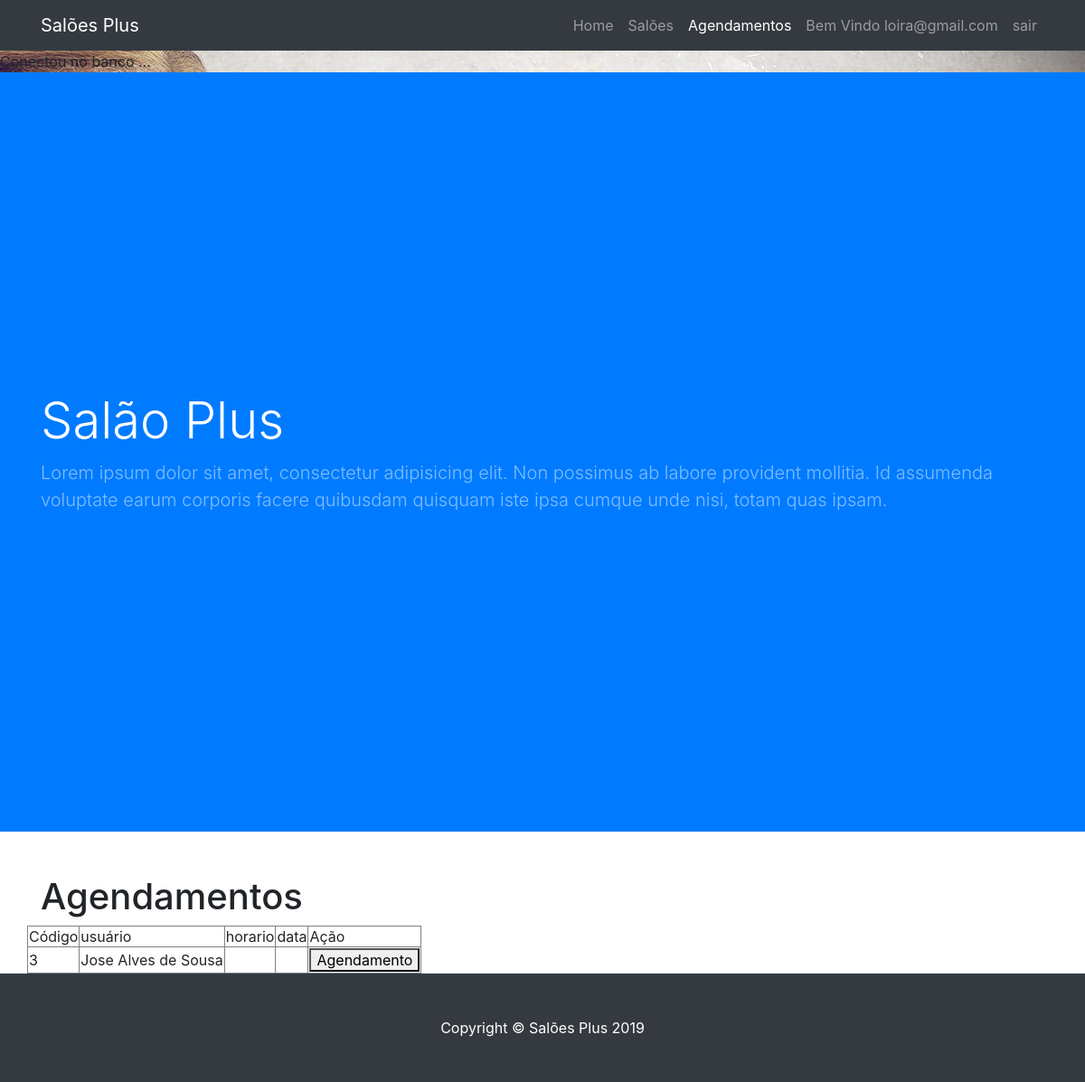
The page /src/pages/salao/AgendamentosSalao.php (signed in) on the database as committed earlier.
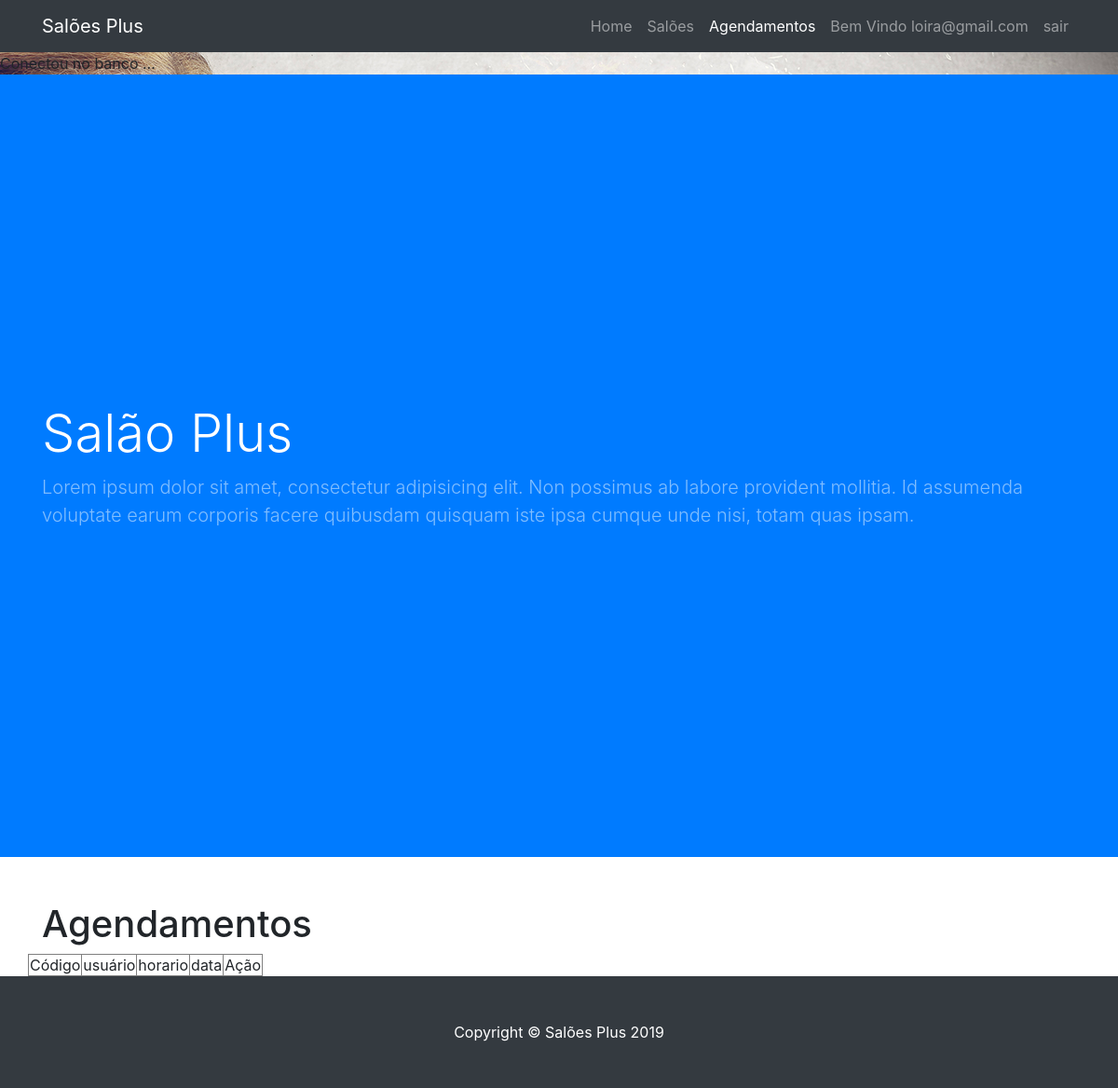
The same page on the database as committed later.
### tables this page shows
CREATE TABLE `clienteagendamento` (
  `codClienteAgendamento` int(11) NOT NULL,
  `codCliente` int(11) NOT NULL,
  `codSalao` int(11) NOT NULL,
  `codSalaoServico_fk` int(11) NOT NULL,
  `codSalaoFuncionamento_fk` int(11) NOT NULL,
  `codSalaoFormaPagamento_fk` int(11) NOT NULL,
  `dataAgendamento` date DEFAULT NULL,
  `horaAgendamento` time DEFAULT NULL
);

CREATE TABLE `cliente` (
  `codCliente` int(11) NOT NULL,
  `cpf` varchar(14) NOT NULL,
  `nome` varchar(30) NOT NULL,
  `dataNascimento` date NOT NULL,
  `contato` varchar(15) NOT NULL,
  `cidade` varchar(30) NOT NULL,
  `bairro` varchar(30) NOT NULL,
  `logradouro` varchar(30) NOT NULL,
  `email` varchar(30) NOT NULL,
  `senha` varchar(15) NOT NULL
);

### src/pages/salao/AgendamentosSalao.php (the view, shortened to what this page needs)
<?php
    require '../../classes/conexao.php';
$logado = $_SESSION['email'];
?>
<!DOCTYPE html>
<html lang="pt-br">
<head>
  <link href="../../../vendor/bootstrap/css/bootstrap.min.css" rel="stylesheet">
  <link href="../../Salao%20Plus/css/business-frontpage.css" rel="stylesheet">
  <link rel="stylesheet" href="../../../css/agendamentos.css">
</head>
<body>
  <nav class="navbar navbar-expand-lg navbar-dark bg-dark fixed-top">
    <div class="container">
      <a class="navbar-brand" href="../../../index.php">Salões Plus</a>
      <div class="collapse navbar-collapse" id="navbarResponsive">
        <ul class="navbar-nav ml-auto">
          <li class="nav-item" >
            <a class="nav-link" href="../../../index.html">Home
            </a>
          </li>
          <li class="nav-item">
            <a class="nav-link" href="../salao/salao.php">Salões</a>
          </li>
          <li class="nav-item active">
            <a class="nav-link" href="Agendamento.php">Agendamentos</a>
          </li>
          <li class="nav-item">
            <a class="nav-link" href="#">
             <?php
                echo "Bem Vindo $logado"
              ?></a>
          </li>
          <li class="nav-item">
            <a class="nav-link" href="../../classes/sair.php">sair</a>
          </li>
        </ul>
      </div>
    </div>
  </nav>
  <header class="bg-primary py-5 mb-5">
    <div class="container h-100">
      <div class="row h-100 align-items-center">
        <div class="col-lg-12">
          <h1 class="display-4 text-white mt-5 mb-2">Salão Plus</h1>
          <p class="lead mb-5 text-white-50">Lorem ipsum dolor sit amet, consectetur adipisicing elit. Non possimus ab labore provident mollitia. Id assumenda voluptate earum corporis facere quibusdam quisquam iste ipsa cumque unde nisi, totam quas ipsam.</p>
        </div>
      </div>
    </div>
  </header>
  <div class="container">
    <h1>Agendamentos</h1>
    <div class="row">
      <div class="resultado">
         <table border="1">
                <tr>
                  <td>Código</td>
                  <td>usuário</td>
                  <td>horario</td>
                  <td>data</td>
                  <td>Ação</td>
                </tr>
                <?php
                  $dado = $pdo->query("SELECT * FROM clienteagendamento
                    INNER JOIN cliente on cliente.codCliente = clienteagendamento.codCliente
                    INNER JOIN salao on salao.codSalao = clienteagendamento.codSalao where salao.email = '$logado'") ;
                  foreach ($dado as $row) {
                  ?>
                <tr>
                  <td><?php echo $row['codClienteAgendamento'];?></td>            <td><?php echo $row['nome'];?></td>
                  <td><?php echo $row['horaAgendamento']; ?></td>
                  <td><?php echo $row['dataAgendamento']; ?></td>
                  <td>
                    <div class="container-login100-form-btn m-t-32">
                      <button class="login100-form-btn" data-toggle="modal" data-target="#exampleModal<?php echo $row['codClienteAgendamento'];?>" data-whatever="@getbootstrap">
                        Agendamento
                    </button>
                    </div>
                  </td>
                </tr>
                <?php } ?>
              </table>
      </div>
    </div>
  </div>
  <footer class="py-5 bg-dark">
    <div class="container">
      <p class="m-0 text-center text-white">Copyright &copy; Salões Plus 2019</p>
    </div>
  </footer>
</body>
</html>

Rows that differ between the two databases and show on the page:
removed clienteagendamento: codClienteAgendamento "3", codCliente.nome "Jose Alves de Sousa"
